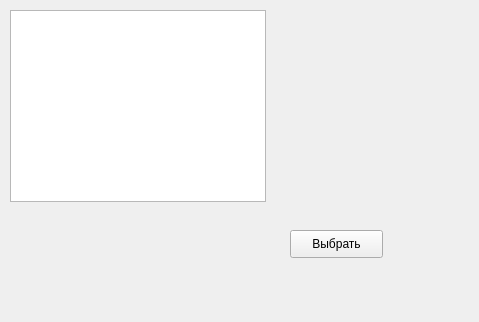
<?xml version="1.0" encoding="UTF-8"?>
<ui version="4.0">
 <class>Form</class>
 <widget class="QWidget" name="Form">
  <property name="geometry">
   <rect>
    <x>0</x>
    <y>0</y>
    <width>479</width>
    <height>322</height>
   </rect>
  </property>
  <property name="windowTitle">
   <string>Form</string>
  </property>
  <widget class="QPushButton" name="selectButton">
   <property name="geometry">
    <rect>
     <x>290</x>
     <y>230</y>
     <width>93</width>
     <height>28</height>
    </rect>
   </property>
   <property name="text">
    <string>Выбрать</string>
   </property>
  </widget>
  <widget class="QListWidget" name="listWidget">
   <property name="geometry">
    <rect>
     <x>10</x>
     <y>10</y>
     <width>256</width>
     <height>192</height>
    </rect>
   </property>
  </widget>
 </widget>
 <resources/>
 <connections/>
</ui>
